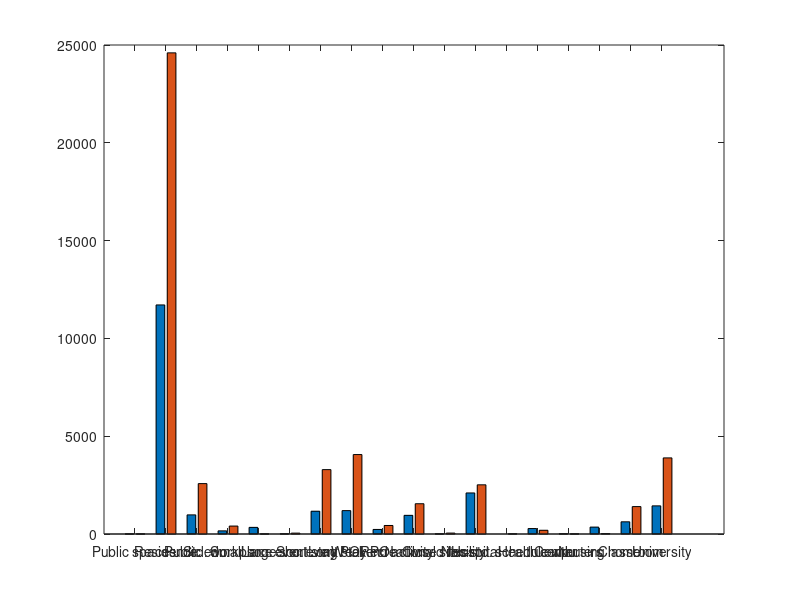

Write MATLAB code to recreate this figure. (Note: this script raises an error after producing the figure.)
close all;
%%Wave 1
%    'Age group distribution'

avg_age_1 = 1.0e+03 * [2.6926    2.4721    3.2874    3.6321    2.7835    3.0342    2.0692    1.1715    0.7583    0.0356];
std_age_1 = [217.7590  177.7702  222.3699  225.6579  196.8382  223.0577  160.7013   92.3441   48.4001    5.6241];

%    'Precondition distribution'

avg_precond_1=  1.0e+04 * [1.7633    0.1525    0.1497    0.0926    0.0356];
std_precond_1=  1.0e+03 * [1.2257    0.0959    0.1030    0.0858    0.0282];

%    'Infection locations'

avg_loc_1=  1.0e+04 * [ 0.0002    1.1711    0.0978    0.0161    0.0339    0.0008    0.1165    0.1196    0.0233    0.0954 0.0006    0.2099    0.0000    0.0279    0.0010    0.0353    0.0624    0.1439];

std_loc_1= [1.1929  846.2279   95.3936   19.5451   33.5131    8.2001   89.7438  114.5430   24.3828   98.4864 3.6916  127.1740    0.3038   36.6915    1.5317   39.2745   60.5881  140.7055];



%    'Ratio of infected agents in age groups'

avg_grp_1 = [0.1958    0.1250    0.1049    0.1256    0.1166    0.1224    0.0980    0.0882    0.0911    0.0983];
std_grp_1 = [   0.0158    0.0090    0.0071    0.0078    0.0082    0.0090    0.0076    0.0070    0.0058    0.0155];

    
%%Wave 2
%    'Age group distribution'

avg_age_2 =  1.0e+03 * [    5.8843    5.2675    7.2176    7.7090    6.8660    6.6975    2.9491    1.5195    0.9009    0.0380];
std_age_2 =    [319.0317  233.2683  378.6965  355.4831  367.6443  356.8081  235.1464  104.3527   69.3436    6.3365];

%    'Precondition distribution'
avg_precond_2 =   1.0e+04 * [    3.6882    0.2759    0.2761    0.1966    0.0681];
std_precond_2 =   1.0e+03 * [    1.8296    0.1727    0.1772    0.1301    0.0436];

%    'Infection locations'
avg_loc_2 =    1.0e+04 * [ 0.0003    2.4599    0.2577    0.0406    0.0003    0.0045    0.3292    0.4062    0.0436    0.1548 0.0047    0.2515    0.0007    0.0191    0.0004    0.0018    0.1402    0.3891];
std_loc_2 =   1.0e+03 * [    0.0019    1.3493    0.1682    0.0286    0.0025    0.0193    0.1877    0.2220    0.0381    0.1055   0.0194    0.0862    0.0040    0.0220    0.0013    0.0205    0.0733    0.3187];
	
%    'Ratio of infected agents in age groups'

avg_grp_2 = [0.4278    0.2664    0.2304    0.2666    0.2875    0.2702    0.1396    0.1144    0.1083    0.1048];
std_grp_2 = [0.0232    0.0118    0.0121    0.0123    0.0154    0.0144    0.0111    0.0079    0.0083    0.0175];

        figure; %4B
		scenarionames = {'First wave';'Second wave'};
        angle = 45;
		%avmat = [avg_loc_1./sum(avg_loc_1);avg_loc_2./sum(avg_loc_2)].*100;
		%sdmat = [std_loc_1./sum(avg_loc_1);std_loc_2./sum(avg_loc_2)].*100;
        avmat = [avg_loc_1;avg_loc_2];
		sdmat = [std_loc_1;std_loc_2];
		h = bar(avmat');
        xticks(1:size(avmat,2));
        xticklabels({'Public spaces','Residence','Public edu.','Std. workplace','Small soc. event','Large soc. event','Short stay POI','Long stay POI','Weekend activity','Recreational sites','Closed facility','Hospital','Non-std. schedule wp.','Health center','Commuters','Nursing home','Classroom','University'});
        set(h, {'DisplayName'}, scenarionames);
        hold on
        x_errorbar = zeros(1, numel(sdmat));
        for i = 1 : size(avmat,1)
            x_errorbar((i-1)*size(avmat,2)+1:i*size(avmat,2)) = h(i).XEndPoints;
        end
        h2 = errorbar(x_errorbar,reshape(avmat',1,numel(avmat)),reshape(sdmat',1,numel(sdmat)),'k','linestyle','none','HandleVisibility','off');
        hold off
        legend('Location','best')
        xtickangle(angle-15)
        ylabel('Number of infections')
        set(gca,'YScale','log')
        %ylim([0, 70]);
        title('Infections by location type')
        

        figure;%4C
        avmat = [avg_grp_1;avg_grp_2];%[avg_age_1./sum(avg_age_1);avg_age_2./sum(avg_age_2)].*100;
		sdmat = [std_grp_2;std_grp_2];%[std_age_1./sum(avg_age_1);std_age_2./sum(avg_age_2)].*100;
        %avmat = [avg_age_1./sum(avg_age_1);avg_age_2./sum(avg_age_2)].*100;
		%sdmat = [std_age_1./sum(avg_age_1);std_age_2./sum(avg_age_2)].*100;
        h = bar(avmat');
        xticks(1:size(avmat,2));
        xticklabels({'0-9','10-19','20-29','30-39','40-49','50-59','60-69','70-79','80-89','90-99'});
        set(h, {'DisplayName'}, scenarionames);
        hold on
        x_errorbar = zeros(1, numel(sdmat));
        for i = 1 : size(avmat,1)
            x_errorbar((i-1)*size(avmat,2)+1:i*size(avmat,2)) = h(i).XEndPoints;
        end
        h2 = errorbar(x_errorbar,reshape(avmat',1,numel(avmat)),reshape(sdmat',1,numel(sdmat)),'k','linestyle','none','HandleVisibility','off');
        hold off
        legend('Location','best');
        xtickangle(angle)
        xlabel('Age intervals [years]');
        ylabel('Number of agents');
        title('Age group distribution');